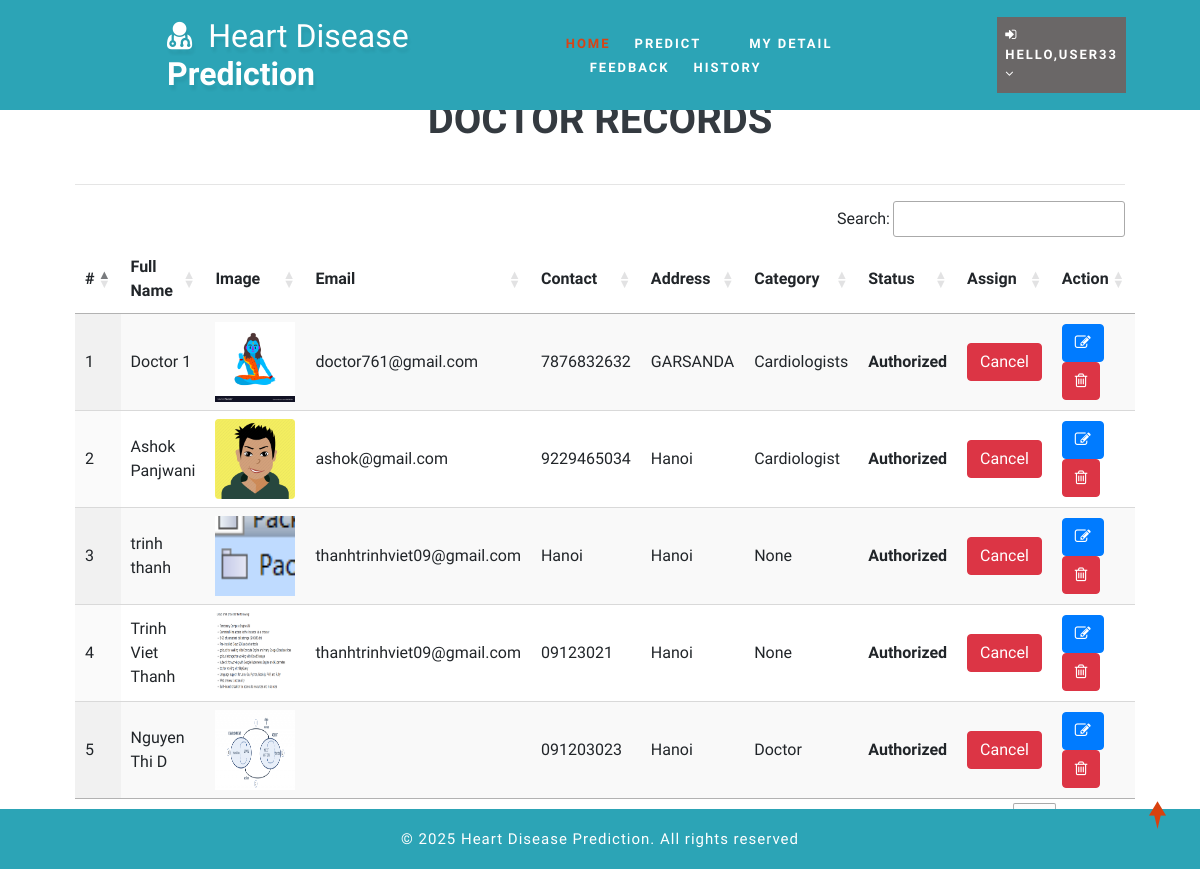
Page /view_doctor (signed in) on the committed database.
### health/models.py (models this page shows, shortened)
class Doctor(models.Model):
    status = models.IntegerField(DOCTOR_STATUS, null=True)
    user = models.ForeignKey(User, on_delete=models.CASCADE, null=True)
    contact = models.CharField(max_length=100, null=True)
    address = models.CharField(max_length=100, null=True)
    category = models.CharField(max_length=100, null=True)
    doj = models.DateField(null=True)
    dob = models.DateField(null=True)
    image = models.FileField(null=True)

### health/views.py (the view)
# urls.py: path('view_doctor', View_Doctor,name="view_doctor"),
@login_required(login_url="login")
def View_Doctor(request):
    doc = Doctor.objects.all()
    d = {'doc':doc}
    return render(request,'view_doctor.html',d)

### health/templates/view_doctor.html (shortened to what this page needs)
{% extends 'index.html' %}
{% load static %}
{% block body %}
<div class="container-fluid" style="width:90%;margin-top:8%">
                    <div class="container-fluid">
                        <h1 align="center"class="w3ls-title text-uppercase text-dark font-weight-bold">Doctor Records</h1><br>
                         </div><hr>
                                <table id="example" class="display" style="width:100%">
                                  <thead>
                                    <tr>
                                      <th>#</th>
                                      <th>Full Name</th>
                                      <th>Image</th>
                                      <th>Email</th>
                                      <th>Contact</th>
                                      <th>Address</th>
                                      <th>Category</th>
                                      <th>Status</th>
                                      <th>Assign</th>
                                      <th>Action</th>
                                  </tr>
                              </thead>
                              <tbody>
                              {% for i in doc %}
                                <tr>
                                  <td>{{forloop.counter}}</td>
                                  <td>{{i.user.first_name}} {{i.user.last_name}}</td>
                                  <td><img src="{{i.image.url}}" style="width:80px;height:80px"></td>
                                  <td>{{i.user.email}}</td>
                                  <td>{{i.contact}}</td>
                                  <td>{{i.address}}</td>
                                  <td>{{i.category}}</td>
                                  <td>
                                      {% if i.status == 1 %}
                                      <b>Authorized</b>
                                  {% else %}
                                      <b>Unauthorized</b>
                                      {% endif %}
                                  </td>
                                    <td>{% if i.status == 1 %}
                                        <a href="{% url 'assign_status' i.id %}" onclick="return confirm('Do you want to withdraw approval to doctor : {{i.user.first_name}}?')"><button class="btn btn-danger">Cancel</button></a>
                                        {% else %}
                                        <a href="{% url 'assign_status' i.id %}" onclick="return confirm('Do you want to give approve to doctor : {{i.user.first_name}}?')"><button class="btn btn-success">Assign</button></a>
                                        {% endif %}
                                    </td>
                                    <td style="width:150px">
                                      <a href="{% url 'change_doctor' i.id %}" ><button class="btn btn-primary"><i class="fa fa-edit"></i></button></a>
                                      <a href="{% url 'delete_doctor' i.id %}" ><button class="btn btn-danger" onclick="return confirm('Are you sure?')"><i class="fa fa-trash-o"></i></button></a></td>
                              </tr>
                              {% endfor %}
                          </tbody>
                      </table>
                  </div>
{% endblock %}

### health/templates/index.html (shortened to what this page needs)
<!DOCTYPE html>
{% load static %}
<html lang="zxx">
<head>
	<link rel="stylesheet" href="{% static 'css/bootstrap.css' %}">
	<link href="{% static 'css/css_slider.css' %}" type="text/css" rel="stylesheet" media="all">
	<link rel="stylesheet" href="{% static 'css/style.css' %}" type="text/css" media="all" />
	<link href="{% static 'css/font-awesome.min.css' %}" rel="stylesheet">
	<link rel='stylesheet' type='text/css' href="https://cdn.datatables.net/1.10.21/css/jquery.dataTables.min.css">
	<link rel='stylesheet' type='text/css' href="https://cdn.datatables.net/buttons/1.6.2/css/buttons.dataTables.min.css">
</head>
<body>
	<div id="home" style="margin-bottom:2%">
		<div class="main-top position-fixed" style="background:rgb(44, 164, 182); top: 0;">
			<div class="container-fluid">
				<div class="header d-md-flex justify-content-between align-items-center py-3">
					<div id="logo" style="margin-left:13%">
						<h1>
							<a href="index.html">
								<span class="fa fa-user-md mr-2"></span>
								<span class="logo-sp">Heart Disease</span> Prediction
							</a>
						</h1>
					</div>
					{% if request.user.is_staff %}
					<div class="nav_w3ls" style="margin-right:4%">
						<nav>
							<label for="drop1" class="toggle">Menu</label>
							<input type="checkbox" id="drop1" />
							<ul class="menu" style="padding:15px;width:100%">
								<li class="mx-lg-4 mx-md-3 my-md-0 my-2"><a href="{% url 'admin_home' %}" >Home</a></li>
								<li>
									<label for="drop-2" class="toggle toogle-2">
										<span class="fa fa-angle-down" aria-hidden="true"></span>
									</label>
									<a href="#"> Doctor <span class="fa fa-angle-down" aria-hidden="true"></span></a>
									<ul style="margin-top:2%;width:40%;margin-right:0%">
										<li style="width:100%;"><a href="/add_doctor" class="drop-text">Add Doctor</a></li>
										<li style="width:100%;"><a href="/view_doctor" class="drop-text">View Doctor</a></li>
									</ul>
								</li>
								<li class="mx-lg-4 mx-md-3 my-md-0 my-2"><a href="/view_patient">Patient</a></li>
								<li class="mx-lg-4 mx-md-3 my-md-0 my-2">
									<a href="/view_search_pat">Searched Data</a></li>
								<li><a href="/view_feedback">Feedback</a></li>
							</ul>
						</nav>
					</div>
					<div class="nav_w3ls" style="margin-right:3%">
						<nav>
							<label for="drop2" class="toggle">Menu</label>
							<input type="checkbox" id="drop2" />
							<ul class="menu">
								<li class="mx-lg-4 mx-md-3 my-md-0 my-2" style="background:red;padding:8px">
									<label for="drop-2" class="toggle toogle-2">
										<span class="fa fa-angle-down" aria-hidden="true"></span>
									</label>
									<a href="#"><i class="fa fa-user"></i> {{request.user.username}} <span class="fa fa-angle-down" aria-hidden="true"></span></a>
									<ul style="margin-top:10%;width:80%;margin-right:5%">
										<li style="width:100%;"><a href="{% url 'change_password' %}" class="drop-text">Password</a></li>
										<li style="width:100%;"><a href="{% url 'logout' %}" class="drop-text">Logout</a></li>
									</ul>
								</li>
							</ul>
						</nav>
					</div>
					{% elif request.user.patient_set.all.0 %}
					<div class="nav_w3ls" style="margin-left:5%;font-weight:bold">
						<nav>
							<ul class="menu" style="padding:15px;width:100%">
								<li><a href="{% url 'patient_home' %}" class="active">Home</a></li>
								<li class="mx-lg-4 mx-md-3 my-md-0 my-2"><a href="/add_heartdetail">Predict</a></li>
								<li class="mx-lg-4 mx-md-3 my-md-0 my-2"><a href="/profile_doctor">My Detail</a></li>
								<li class="mx-lg-4 mx-md-3 my-md-0 my-2"><a href="/sent_feedback">Feedback</a></li>
								<li><a href="/view_search_pat">History</a></li>
							</ul>
						</nav>
					</div>
					<div class="nav_w3ls" style="margin-right:3%">
						<nav>
							<ul class="menu">
								<li class="mx-lg-4 mx-md-3 my-md-0 my-2" style="background:#6a6767;padding:8px">
									<a href="#"><i class="fa fa-sign-in"></i> Hello,{{request.user.username}} <span class="fa fa-angle-down" aria-hidden="true"></span></a>
								</li>
							</ul>
						</nav>
					</div>
					{% endif %}
				</div>
			</div>
		</div>
		{% block body %}
		{% endblock %}
	</div>
	<div class="copy-w3pvt position-fixed" style="background:rgb(44, 164, 182);color:white;left: 0; right: 0;margin-bottom: 0;bottom: 0;">
		<div class="container py-3">
				<div class="w3ls_footer_grid1_left text-center">
					<p style="color:white">&copy; 2025 Heart Disease Prediction. All rights reserved</p>
				</div>
		</div>
	</div>
	<a href="#home" class="move-top text-center" style="color:white"></a>
</body>
</html>

### health/static/css/style.css (style rules this page uses)
body { padding: 0; margin: 0; background: #FFF; font-family: 'Quicksand', sans-serif; }
body a, body button { transition: 0.5s all; -webkit-transition: 0.5s all; -moz-transition: 0.5s all; -o-transition: 0.5s all; -ms-transition: 0.5s all; text-decoration: none; }
html { scroll-behavior: smooth; }
h1, h2, h3, h4, h5, h6 { margin: 0; padding: 0; font-family: 'Mukta', sans-serif; }
p { margin: 0; padding: 0; font-size: 15px; letter-spacing: 1px; line-height: 1.9; color: #999; font-family: 'Quicksand', sans-serif; }
ul, ol { margin: 0; padding: 0; }
a.move-top { width: 34px; height: 34px; background: url(../images/move-top.png) no-repeat; display: inline-block; position: fixed; bottom: 4%; right: 2%; z-index: 0; }
#home { position: relative; }
.main-top { position: absolute; z-index: 999; width: 100%; background: rgba(0, 0, 0, 0.4); }
nav { margin: 0; padding: 0; }
#logo a { float: left; display: initial; font-weight: 700; font-size: 32px; color: #fff; text-shadow: 2px 5px 3px rgba(0, 0, 0, 0.06); padding: 0; }
span.logo-sp { font-weight: 100; }
nav:after { content: ""; display: table; clear: both; }
nav ul { float: right; padding: 0; margin: 0; list-style: none; position: relative; }
nav ul li { margin: 0px; display: inline-block; float: left; }
nav a { padding: 0; color: #fff; font-size: 13px; letter-spacing: 2px; font-weight: 700; text-transform: uppercase; display: inline-block; transition: 0.5s all; -webkit-transition: 0.5s all; -moz-transition: 0.5s all; -o-transition: 0.5s all; -ms-transition: 0.5s all; }
.menu li a.active, .menu li a:hover { color: #2196f3; transition: 0.5s all; -webkit-transition: 0.5s all; -moz-transition: 0.5s all; -o-transition: 0.5s all; -ms-transition: 0.5s all; color: #d84315; }
li>a:only-child:after { content: ''; }
.w3ls_footer_grid1_left p { color: #484848; font-weight: 500; }

### rows in the picture
Doctor: user.first_name "Doctor", user.last_name "1", image (picture), user.email "doctor761@gmail.com", contact "7876832632", address "GARSANDA", category "Cardiologists", status "Authorized"
Doctor: user.first_name "Ashok", user.last_name "Panjwani", image (picture), user.email "ashok@gmail.com", contact "9229465034", address "Hanoi", category "Cardiologist", status "Authorized"
Doctor: user.first_name "trinh", user.last_name "thanh", image (picture), user.email "thanhtrinhviet09@gmail.com", contact "Hanoi", address "Hanoi", category "None", status "Authorized"
Doctor: user.first_name "Trinh Viet", user.last_name "Thanh", image (picture), user.email "thanhtrinhviet09@gmail.com", contact "09123021", address "Hanoi", category "None", status "Authorized"
Doctor: user.first_name "Nguyen Thi", user.last_name "D", image (picture), contact "091203023", address "Hanoi", category "Doctor", status "Authorized"

### other values in the picture
{{ request.user.username }} "USER33"
